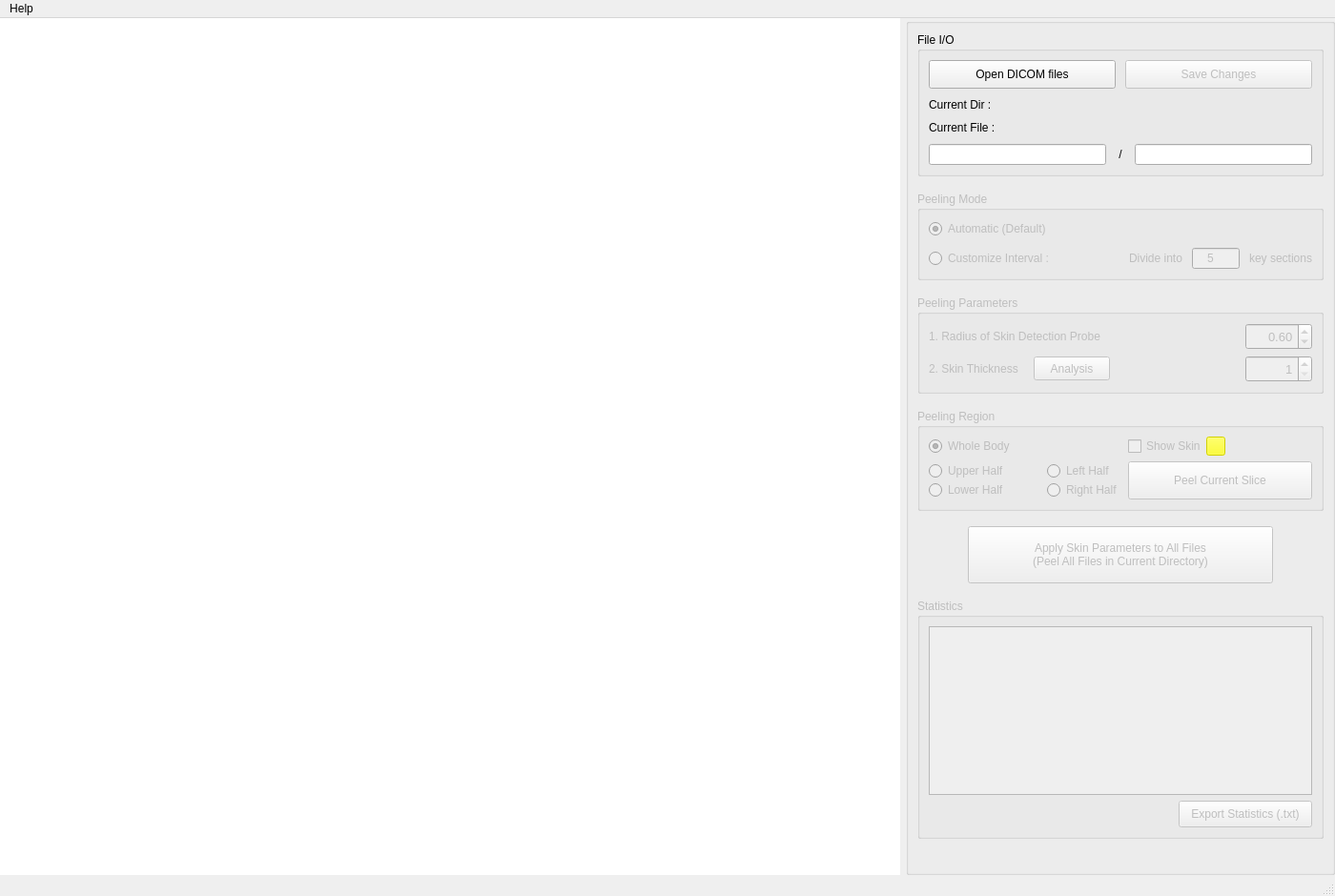
<?xml version="1.0" encoding="UTF-8"?>
<ui version="4.0">
 <class>MainWindow</class>
 <widget class="QMainWindow" name="MainWindow">
  <property name="geometry">
   <rect><x>0</x><y>0</y><width>1400</width><height>940</height></rect>
  </property>
  <property name="minimumSize">
   <size><width>1400</width><height>940</height></size>
  </property>
  <property name="windowTitle"><string>SKINPEELER 2.0</string></property>
  <widget class="QWidget" name="centralwidget">
   <layout class="QHBoxLayout" name="horizontalLayout_12">
    <property name="leftMargin"><number>0</number></property>
    <property name="topMargin"><number>0</number></property>
    <property name="rightMargin"><number>0</number></property>
    <property name="bottomMargin"><number>0</number></property>
    <item>
     <widget class="SkinPeelerView" name="graphicsView">
      <property name="focusPolicy"><enum>Qt::StrongFocus</enum></property>
      <property name="sizePolicy">
       <sizepolicy hsizetype="Expanding" vsizetype="Preferred">
        <horstretch>1</horstretch><verstretch>0</verstretch>
       </sizepolicy>
      </property>
      <property name="frameShape"><enum>QFrame::NoFrame</enum></property>
      <property name="backgroundBrush">
       <brush brushstyle="SolidPattern">
        <color alpha="255"><red>0</red><green>0</green><blue>0</blue></color>
       </brush>
      </property>
     </widget>
    </item>
    <item>
     <widget class="QGroupBox" name="groupbox_SKINPEELER">
      <property name="sizePolicy">
       <sizepolicy hsizetype="Fixed" vsizetype="Expanding">
        <horstretch>0</horstretch><verstretch>0</verstretch>
       </sizepolicy>
      </property>
      <property name="minimumSize">
       <size><width>450</width><height>870</height></size>
      </property>
      <property name="maximumSize">
       <size><width>450</width><height>16777215</height></size>
      </property>
      <property name="title"><string/></property>
      <layout class="QVBoxLayout" name="verticalLayout_8">

       <!-- File I/O -->
       <item>
        <widget class="QGroupBox" name="groupbox_FileIO">
         <property name="sizePolicy">
          <sizepolicy hsizetype="Preferred" vsizetype="Preferred">
           <horstretch>0</horstretch><verstretch>0</verstretch>
          </sizepolicy>
         </property>
         <property name="title"><string>File I/O</string></property>
         <layout class="QVBoxLayout" name="verticalLayout">
          <property name="spacing"><number>10</number></property>
          <item>
           <layout class="QHBoxLayout" name="horizontalLayout">
            <property name="spacing"><number>10</number></property>
            <property name="leftMargin"><number>0</number></property>
            <property name="rightMargin"><number>0</number></property>
            <item>
             <widget class="QPushButton" name="pushButton_OpenDICOMfiles">
              <property name="sizePolicy">
               <sizepolicy hsizetype="Minimum" vsizetype="Fixed">
                <horstretch>0</horstretch><verstretch>0</verstretch>
               </sizepolicy>
              </property>
              <property name="minimumSize"><size><width>0</width><height>30</height></size></property>
              <property name="focusPolicy"><enum>Qt::NoFocus</enum></property>
              <property name="text"><string>Open DICOM files</string></property>
             </widget>
            </item>
            <item>
             <widget class="QPushButton" name="pushButton_SaveChanges">
              <property name="enabled"><bool>false</bool></property>
              <property name="sizePolicy">
               <sizepolicy hsizetype="Minimum" vsizetype="Fixed">
                <horstretch>0</horstretch><verstretch>0</verstretch>
               </sizepolicy>
              </property>
              <property name="minimumSize"><size><width>0</width><height>30</height></size></property>
              <property name="focusPolicy"><enum>Qt::NoFocus</enum></property>
              <property name="text"><string>Save Changes</string></property>
             </widget>
            </item>
           </layout>
          </item>
          <item>
           <widget class="QLabel" name="label_CurrentDir">
            <property name="sizePolicy">
             <sizepolicy hsizetype="Preferred" vsizetype="Fixed">
              <horstretch>0</horstretch><verstretch>0</verstretch>
             </sizepolicy>
            </property>
            <property name="text"><string>Current Dir : </string></property>
           </widget>
          </item>
          <item>
           <widget class="QLabel" name="label_CurrentFIle">
            <property name="sizePolicy">
             <sizepolicy hsizetype="Preferred" vsizetype="Fixed">
              <horstretch>0</horstretch><verstretch>0</verstretch>
             </sizepolicy>
            </property>
            <property name="text"><string>Current File : </string></property>
           </widget>
          </item>
          <item>
           <layout class="QHBoxLayout" name="horizontalLayout_2">
            <item>
             <widget class="QLineEdit" name="lineEdit_CurrSection">
              <property name="readOnly"><bool>false</bool></property>
              <property name="alignment"><set>Qt::AlignCenter</set></property>
             </widget>
            </item>
            <item>
             <widget class="QLabel" name="label_3">
              <property name="sizePolicy">
               <sizepolicy hsizetype="Fixed" vsizetype="Preferred">
                <horstretch>0</horstretch><verstretch>0</verstretch>
               </sizepolicy>
              </property>
              <property name="text"><string> / </string></property>
              <property name="alignment"><set>Qt::AlignCenter</set></property>
             </widget>
            </item>
            <item>
             <widget class="QLineEdit" name="lineEdit_TotalSection">
              <property name="readOnly"><bool>true</bool></property>
              <property name="alignment"><set>Qt::AlignCenter</set></property>
             </widget>
            </item>
           </layout>
          </item>
         </layout>
        </widget>
       </item>

       <!-- Spacer -->
       <item>
        <spacer name="verticalSpacer_2">
         <property name="orientation"><enum>Qt::Vertical</enum></property>
         <property name="sizeType"><enum>QSizePolicy::Fixed</enum></property>
         <property name="sizeHint" stdset="0"><size><width>20</width><height>10</height></size></property>
        </spacer>
       </item>

       <!-- Peeling Mode -->
       <item>
        <widget class="QGroupBox" name="groupbox_PeelingMode">
         <property name="enabled"><bool>false</bool></property>
         <property name="title"><string>Peeling Mode</string></property>
         <layout class="QVBoxLayout" name="verticalLayout_2">
          <property name="spacing"><number>10</number></property>
          <!-- Automatic row -->
          <item>
           <layout class="QHBoxLayout" name="horizontalLayout_4">
            <item>
             <widget class="QRadioButton" name="radioButton_Automatic">
              <property name="sizePolicy">
               <sizepolicy hsizetype="Fixed" vsizetype="Fixed">
                <horstretch>0</horstretch><verstretch>0</verstretch>
               </sizepolicy>
              </property>
              <property name="text"><string>Automatic (Default)</string></property>
              <property name="checked"><bool>true</bool></property>
             </widget>
            </item>
            <item>
             <spacer name="horizontalSpacer">
              <property name="orientation"><enum>Qt::Horizontal</enum></property>
              <property name="sizeHint" stdset="0"><size><width>40</width><height>20</height></size></property>
             </spacer>
            </item>
           </layout>
          </item>
          <!-- Customize Interval row -->
          <item>
           <layout class="QHBoxLayout" name="horizontalLayout_3">
            <item>
             <widget class="QRadioButton" name="radioButton_CustomizeInterval">
              <property name="enabled"><bool>false</bool></property>
              <property name="sizePolicy">
               <sizepolicy hsizetype="Fixed" vsizetype="Fixed">
                <horstretch>0</horstretch><verstretch>0</verstretch>
               </sizepolicy>
              </property>
              <property name="text"><string>Customize Interval : </string></property>
             </widget>
            </item>
            <item>
             <spacer name="horizontalSpacer_2">
              <property name="orientation"><enum>Qt::Horizontal</enum></property>
              <property name="sizeHint" stdset="0"><size><width>20</width><height>20</height></size></property>
             </spacer>
            </item>
            <item>
             <widget class="QLabel" name="label_4">
              <property name="sizePolicy">
               <sizepolicy hsizetype="Fixed" vsizetype="Preferred">
                <horstretch>0</horstretch><verstretch>0</verstretch>
               </sizepolicy>
              </property>
              <property name="text"><string>Divide into</string></property>
             </widget>
            </item>
            <item>
             <widget class="QLineEdit" name="lineEdit_Interval">
              <property name="enabled"><bool>false</bool></property>
              <property name="sizePolicy">
               <sizepolicy hsizetype="Fixed" vsizetype="Fixed">
                <horstretch>0</horstretch><verstretch>0</verstretch>
               </sizepolicy>
              </property>
              <property name="minimumSize"><size><width>50</width><height>0</height></size></property>
              <property name="maximumSize"><size><width>50</width><height>16777215</height></size></property>
              <property name="inputMask"><string>9999</string></property>
              <property name="alignment"><set>Qt::AlignCenter</set></property>
              <property name="text"><string>5</string></property>
             </widget>
            </item>
            <item>
             <widget class="QLabel" name="label_2">
              <property name="sizePolicy">
               <sizepolicy hsizetype="Fixed" vsizetype="Preferred">
                <horstretch>0</horstretch><verstretch>0</verstretch>
               </sizepolicy>
              </property>
              <property name="text"><string>key sections</string></property>
             </widget>
            </item>
           </layout>
          </item>
         </layout>
        </widget>
       </item>

       <!-- Spacer -->
       <item>
        <spacer name="verticalSpacer_3">
         <property name="orientation"><enum>Qt::Vertical</enum></property>
         <property name="sizeType"><enum>QSizePolicy::Fixed</enum></property>
         <property name="sizeHint" stdset="0"><size><width>20</width><height>10</height></size></property>
        </spacer>
       </item>

       <!-- Peeling Parameters -->
       <item>
        <widget class="QGroupBox" name="groupBox_PeelingParameters">
         <property name="enabled"><bool>false</bool></property>
         <property name="title"><string>Peeling Parameters</string></property>
         <layout class="QVBoxLayout" name="verticalLayout_3">
          <!-- Detection Probe row -->
          <item>
           <layout class="QHBoxLayout" name="horizontalLayout_6">
            <item>
             <widget class="QLabel" name="label_7">
              <property name="sizePolicy">
               <sizepolicy hsizetype="Fixed" vsizetype="Fixed">
                <horstretch>0</horstretch><verstretch>0</verstretch>
               </sizepolicy>
              </property>
              <property name="minimumSize"><size><width>0</width><height>20</height></size></property>
              <property name="text"><string>1. Radius of Skin Detection Probe</string></property>
             </widget>
            </item>
            <item>
             <spacer name="horizontalSpacer_5">
              <property name="orientation"><enum>Qt::Horizontal</enum></property>
              <property name="sizeHint" stdset="0"><size><width>40</width><height>20</height></size></property>
             </spacer>
            </item>
            <item>
             <widget class="QDoubleSpinBox" name="doubleSpinBox_DetectionProbe">
              <property name="sizePolicy">
               <sizepolicy hsizetype="Minimum" vsizetype="Fixed">
                <horstretch>0</horstretch><verstretch>0</verstretch>
               </sizepolicy>
              </property>
              <property name="minimumSize"><size><width>70</width><height>28</height></size></property>
              <property name="font">
               <font><pointsize>10</pointsize></font>
              </property>
              <property name="alignment">
               <set>Qt::AlignRight|Qt::AlignTrailing|Qt::AlignVCenter</set>
              </property>
              <property name="readOnly"><bool>false</bool></property>
              <property name="keyboardTracking"><bool>false</bool></property>
              <property name="buttonSymbols"><enum>QAbstractSpinBox::UpDownArrows</enum></property>
              <property name="maximum"><double>1.000000000000000</double></property>
              <property name="singleStep"><double>0.010000000000000</double></property>
              <property name="value"><double>0.600000000000000</double></property>
             </widget>
            </item>
           </layout>
          </item>
          <!-- Skin Thickness row -->
          <item>
           <layout class="QHBoxLayout" name="horizontalLayout_7">
            <item>
             <widget class="QLabel" name="label_8">
              <property name="sizePolicy">
               <sizepolicy hsizetype="Fixed" vsizetype="Fixed">
                <horstretch>0</horstretch><verstretch>0</verstretch>
               </sizepolicy>
              </property>
              <property name="minimumSize"><size><width>0</width><height>20</height></size></property>
              <property name="text"><string>2. Skin Thickness</string></property>
             </widget>
            </item>
            <item>
             <spacer name="horizontalSpacer_6">
              <property name="orientation"><enum>Qt::Horizontal</enum></property>
              <property name="sizeType"><enum>QSizePolicy::Fixed</enum></property>
              <property name="sizeHint" stdset="0"><size><width>10</width><height>20</height></size></property>
             </spacer>
            </item>
            <item>
             <widget class="QPushButton" name="pushButton_Analysis">
              <property name="sizePolicy">
               <sizepolicy hsizetype="Minimum" vsizetype="Fixed">
                <horstretch>0</horstretch><verstretch>0</verstretch>
               </sizepolicy>
              </property>
              <property name="minimumSize"><size><width>0</width><height>25</height></size></property>
              <property name="focusPolicy"><enum>Qt::NoFocus</enum></property>
              <property name="text"><string>Analysis</string></property>
             </widget>
            </item>
            <item>
             <spacer name="horizontalSpacer_7">
              <property name="orientation"><enum>Qt::Horizontal</enum></property>
              <property name="sizeType"><enum>QSizePolicy::Expanding</enum></property>
              <property name="sizeHint" stdset="0"><size><width>20</width><height>20</height></size></property>
             </spacer>
            </item>
            <item>
             <widget class="QDoubleSpinBox" name="doubleSpinBox_SkinThickness">
              <property name="sizePolicy">
               <sizepolicy hsizetype="Minimum" vsizetype="Fixed">
                <horstretch>0</horstretch><verstretch>0</verstretch>
               </sizepolicy>
              </property>
              <property name="minimumSize"><size><width>70</width><height>28</height></size></property>
              <property name="font">
               <font><pointsize>10</pointsize></font>
              </property>
              <property name="alignment">
               <set>Qt::AlignRight|Qt::AlignTrailing|Qt::AlignVCenter</set>
              </property>
              <property name="readOnly"><bool>false</bool></property>
              <property name="decimals"><number>0</number></property>
              <property name="minimum"><double>1.000000000000000</double></property>
              <property name="maximum"><double>20.000000000000000</double></property>
              <property name="singleStep"><double>1.000000000000000</double></property>
              <property name="value"><double>1.000000000000000</double></property>
             </widget>
            </item>
           </layout>
          </item>
         </layout>
        </widget>
       </item>

       <!-- Spacer -->
       <item>
        <spacer name="verticalSpacer_4">
         <property name="orientation"><enum>Qt::Vertical</enum></property>
         <property name="sizeType"><enum>QSizePolicy::Fixed</enum></property>
         <property name="sizeHint" stdset="0"><size><width>20</width><height>10</height></size></property>
        </spacer>
       </item>

       <!-- Peeling Region (was: Visualize Options) -->
       <item>
        <widget class="QGroupBox" name="groupBox_VisualizeOptions">
         <property name="enabled"><bool>false</bool></property>
         <property name="title"><string>Peeling Region</string></property>
         <layout class="QHBoxLayout" name="horizontalLayout_9">
          <!-- Left column: body-half radio buttons -->
          <item>
           <layout class="QVBoxLayout" name="verticalLayout_7">
            <item>
             <widget class="QRadioButton" name="radioButton_WholeBody">
              <property name="sizePolicy">
               <sizepolicy hsizetype="Fixed" vsizetype="Fixed">
                <horstretch>0</horstretch><verstretch>0</verstretch>
               </sizepolicy>
              </property>
              <property name="minimumSize"><size><width>0</width><height>20</height></size></property>
              <property name="text"><string>Whole Body</string></property>
              <property name="checked"><bool>true</bool></property>
             </widget>
            </item>
            <item>
             <layout class="QHBoxLayout" name="horizontalLayout_5">
              <property name="spacing"><number>0</number></property>
              <item>
               <layout class="QVBoxLayout" name="verticalLayout_4">
                <property name="spacing"><number>0</number></property>
                <item>
                 <widget class="QRadioButton" name="radioButton_UpperHalf">
                  <property name="sizePolicy">
                   <sizepolicy hsizetype="Fixed" vsizetype="Fixed">
                    <horstretch>0</horstretch><verstretch>0</verstretch>
                   </sizepolicy>
                  </property>
                  <property name="minimumSize"><size><width>0</width><height>20</height></size></property>
                  <property name="text"><string>Upper Half</string></property>
                 </widget>
                </item>
                <item>
                 <widget class="QRadioButton" name="radioButton_LowerHalf">
                  <property name="sizePolicy">
                   <sizepolicy hsizetype="Fixed" vsizetype="Fixed">
                    <horstretch>0</horstretch><verstretch>0</verstretch>
                   </sizepolicy>
                  </property>
                  <property name="minimumSize"><size><width>0</width><height>20</height></size></property>
                  <property name="text"><string>Lower Half</string></property>
                 </widget>
                </item>
               </layout>
              </item>
              <item>
               <spacer name="horizontalSpacer_3">
                <property name="orientation"><enum>Qt::Horizontal</enum></property>
                <property name="sizeHint" stdset="0"><size><width>40</width><height>20</height></size></property>
               </spacer>
              </item>
              <item>
               <layout class="QVBoxLayout" name="verticalLayout_5">
                <property name="spacing"><number>0</number></property>
                <item>
                 <widget class="QRadioButton" name="radioButton_LeftHalf">
                  <property name="sizePolicy">
                   <sizepolicy hsizetype="Fixed" vsizetype="Fixed">
                    <horstretch>0</horstretch><verstretch>0</verstretch>
                   </sizepolicy>
                  </property>
                  <property name="minimumSize"><size><width>0</width><height>20</height></size></property>
                  <property name="text"><string>Left Half</string></property>
                 </widget>
                </item>
                <item>
                 <widget class="QRadioButton" name="radioButton_RightHalf">
                  <property name="sizePolicy">
                   <sizepolicy hsizetype="Fixed" vsizetype="Fixed">
                    <horstretch>0</horstretch><verstretch>0</verstretch>
                   </sizepolicy>
                  </property>
                  <property name="minimumSize"><size><width>0</width><height>20</height></size></property>
                  <property name="text"><string>Right Half</string></property>
                 </widget>
                </item>
               </layout>
              </item>
             </layout>
            </item>
           </layout>
          </item>
          <!-- Right column: show skin + peel current -->
          <item>
           <layout class="QVBoxLayout" name="verticalLayout_6">
            <item>
             <layout class="QHBoxLayout" name="horizontalLayout_8">
              <property name="spacing"><number>0</number></property>
              <item>
               <widget class="QCheckBox" name="checkBox_ShowSkin">
                <property name="sizePolicy">
                 <sizepolicy hsizetype="Fixed" vsizetype="Fixed">
                  <horstretch>0</horstretch><verstretch>0</verstretch>
                 </sizepolicy>
                </property>
                <property name="minimumSize"><size><width>0</width><height>20</height></size></property>
                <property name="focusPolicy"><enum>Qt::NoFocus</enum></property>
                <property name="text"><string>Show Skin</string></property>
               </widget>
              </item>
              <item>
               <widget class="QPushButton" name="pushButton_SkinColor">
                <property name="minimumSize"><size><width>20</width><height>20</height></size></property>
                <property name="maximumSize"><size><width>20</width><height>20</height></size></property>
                <property name="styleSheet">
                 <string notr="true">QPushButton {
    background-color: rgb(255, 255, 0);
}</string>
                </property>
                <property name="focusPolicy"><enum>Qt::NoFocus</enum></property>
                <property name="text"><string/></property>
                <property name="flat"><bool>false</bool></property>
               </widget>
              </item>
              <item>
               <spacer name="horizontalSpacer_10">
                <property name="orientation"><enum>Qt::Horizontal</enum></property>
                <property name="sizeHint" stdset="0"><size><width>40</width><height>20</height></size></property>
               </spacer>
              </item>
             </layout>
            </item>
            <item>
             <widget class="QPushButton" name="pushButton_PeelCurrentSlice">
              <property name="sizePolicy">
               <sizepolicy hsizetype="Minimum" vsizetype="Fixed">
                <horstretch>0</horstretch><verstretch>0</verstretch>
               </sizepolicy>
              </property>
              <property name="minimumSize"><size><width>160</width><height>40</height></size></property>
              <property name="focusPolicy"><enum>Qt::NoFocus</enum></property>
              <property name="text"><string>Peel Current Slice</string></property>
             </widget>
            </item>
           </layout>
          </item>
         </layout>
        </widget>
       </item>

       <!-- Spacer -->
       <item>
        <spacer name="verticalSpacer_5">
         <property name="orientation"><enum>Qt::Vertical</enum></property>
         <property name="sizeType"><enum>QSizePolicy::Fixed</enum></property>
         <property name="sizeHint" stdset="0"><size><width>20</width><height>10</height></size></property>
        </spacer>
       </item>

       <!-- Peel All Files -->
       <item>
        <layout class="QHBoxLayout" name="horizontalLayout_10">
         <item>
          <spacer name="horizontalSpacer_4">
           <property name="orientation"><enum>Qt::Horizontal</enum></property>
           <property name="sizeHint" stdset="0"><size><width>40</width><height>20</height></size></property>
          </spacer>
         </item>
         <item>
          <widget class="QPushButton" name="pushButton_PeelAllFiles">
           <property name="enabled"><bool>false</bool></property>
           <property name="sizePolicy">
            <sizepolicy hsizetype="Minimum" vsizetype="Fixed">
             <horstretch>0</horstretch><verstretch>0</verstretch>
            </sizepolicy>
           </property>
           <property name="minimumSize"><size><width>320</width><height>60</height></size></property>
           <property name="maximumSize"><size><width>320</width><height>16777215</height></size></property>
           <property name="focusPolicy"><enum>Qt::NoFocus</enum></property>
           <property name="text"><string>Apply Skin Parameters to All Files
(Peel All Files in Current Directory)</string></property>
          </widget>
         </item>
         <item>
          <spacer name="horizontalSpacer_8">
           <property name="orientation"><enum>Qt::Horizontal</enum></property>
           <property name="sizeHint" stdset="0"><size><width>40</width><height>20</height></size></property>
          </spacer>
         </item>
        </layout>
       </item>

       <!-- Spacer -->
       <item>
        <spacer name="verticalSpacer_6">
         <property name="orientation"><enum>Qt::Vertical</enum></property>
         <property name="sizeType"><enum>QSizePolicy::Fixed</enum></property>
         <property name="sizeHint" stdset="0"><size><width>20</width><height>10</height></size></property>
        </spacer>
       </item>

       <!-- Statistics -->
       <item>
        <widget class="QGroupBox" name="groupBox_Statistics">
         <property name="enabled"><bool>false</bool></property>
         <property name="title"><string>Statistics</string></property>
         <layout class="QVBoxLayout" name="verticalLayout_9">
          <item>
           <widget class="QPlainTextEdit" name="plainTextEdit_Statistics">
            <property name="focusPolicy"><enum>Qt::NoFocus</enum></property>
           </widget>
          </item>
          <item>
           <layout class="QHBoxLayout" name="horizontalLayout_11">
            <item>
             <spacer name="horizontalSpacer_9">
              <property name="orientation"><enum>Qt::Horizontal</enum></property>
              <property name="sizeHint" stdset="0"><size><width>40</width><height>20</height></size></property>
             </spacer>
            </item>
            <item>
             <widget class="QPushButton" name="pushButton_ExportStatistics">
              <property name="enabled"><bool>false</bool></property>
              <property name="minimumSize"><size><width>140</width><height>28</height></size></property>
              <property name="focusPolicy"><enum>Qt::NoFocus</enum></property>
              <property name="text"><string>Export Statistics (.txt)</string></property>
             </widget>
            </item>
           </layout>
          </item>
         </layout>
        </widget>
       </item>

       <!-- Bottom spacer -->
       <item>
        <spacer name="verticalSpacer">
         <property name="orientation"><enum>Qt::Vertical</enum></property>
         <property name="sizeHint" stdset="0"><size><width>20</width><height>40</height></size></property>
        </spacer>
       </item>

      </layout>
     </widget>
    </item>
   </layout>
  </widget>

  <widget class="QMenuBar" name="menubar">
   <property name="geometry">
    <rect><x>0</x><y>0</y><width>1400</width><height>23</height></rect>
   </property>
   <widget class="QMenu" name="menuHelp">
    <property name="title"><string>Help</string></property>
    <addaction name="actionUserGuide"/>
   </widget>
   <addaction name="menuHelp"/>
  </widget>
  <widget class="QStatusBar" name="statusbar"/>
  <action name="actionUserGuide">
   <property name="text"><string>User Guide</string></property>
  </action>

 </widget>
 <customwidgets>
  <customwidget>
   <class>SkinPeelerView</class>
   <extends>QGraphicsView</extends>
   <header>views/SkinPeelerScene.h</header>
  </customwidget>
 </customwidgets>
 <resources/>
 <connections/>
</ui>
